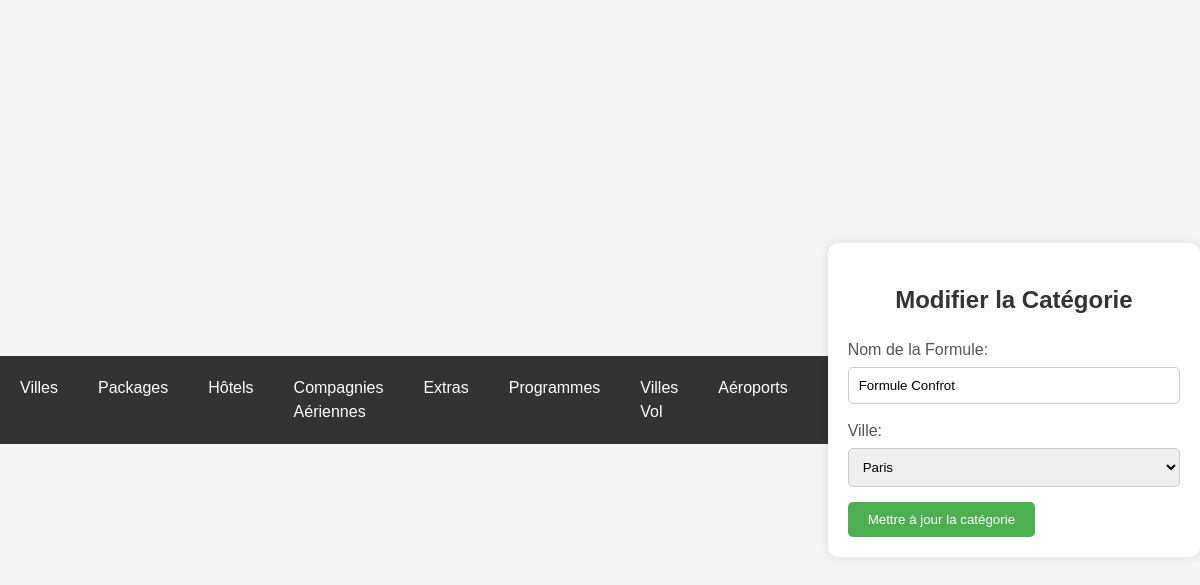
/edit_type_formule.php?id=2 (signed in), run on an earlier commit of the app's database.
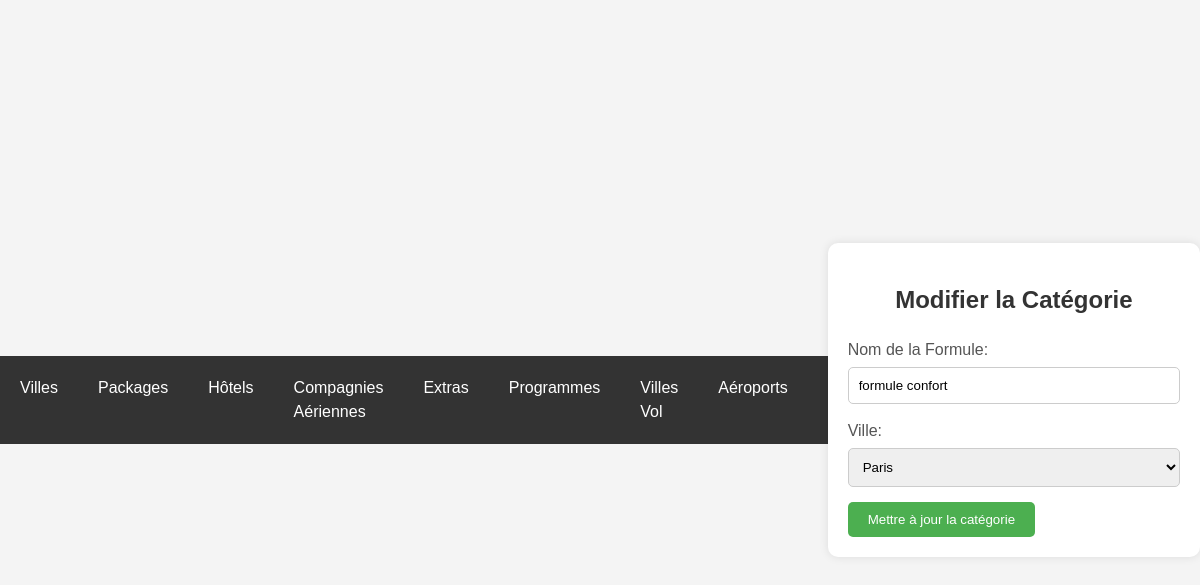
And on a later commit of the database.
### tables this page shows
CREATE TABLE `type_formule_omra` (
  `id` int(11) NOT NULL,
  `nom` varchar(255) NOT NULL,
  `formule_parent_id` int(11) DEFAULT NULL
);

### edit_type_formule.php (the view, shortened to what this page needs)
<!DOCTYPE html>
<html lang="fr">
<head>
    <link rel="stylesheet" href="styles.css">
</head>
<body>
    <?php
    include 'db.php';
    $typeFormuleId = $_GET['id'];
    $sql = "SELECT * FROM type_formule_omra WHERE id = $typeFormuleId";
    $result = mysqli_query($conn, $sql);
    if (mysqli_num_rows($result) > 0) {
        $row = mysqli_fetch_assoc($result);
        $existingNom = $row['nom'];
        $existingFormuleParentId = $row['formule_parent_id'];
    } else {
        echo "<div class='container'><h2>Type de formule non trouvé.</h2></div>";
        exit;
    }
    ?>
<?php include 'header.php'; ?>
    <div class="container">
        <h2>Modifier la Catégorie</h2>
        <form action="" method="POST">
            <label for="nom">Nom de la Formule:</label>
            <input type="text" id="nom" name="nom" value="<?php echo $existingNom; ?>" required>
            <label for="formule_parent">Ville:</label>
            <select id="formule_parent" name="formule_parent">
                <?php
                $sql = "SELECT * FROM omra_packages";
                $result = mysqli_query($conn, $sql);
                while ($row = mysqli_fetch_assoc($result)) {
                    $selected = ($row['id'] == $existingFormuleParentId) ? 'selected' : '';
                    echo '<option value="' . $row['id'] . '" ' . $selected . '>' . $row['nom'] . '</option>';
                }
                ?>
            </select>
            <button type="submit">Mettre à jour la catégorie</button>
        </form>
    </div>
</body>
</html>

What changed in the data, as far as the page shows it:
changed type_formule_omra: nom "Formule Confrot" → "formule confort"
